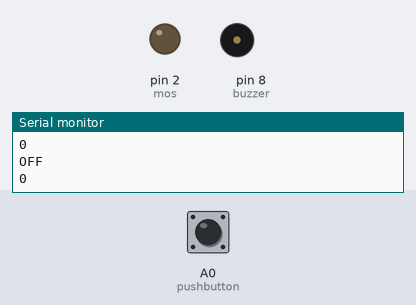
Recording of a sketch running on a simulated Arduino Uno, built with avr-gcc and run on an emulated ATmega328P. Shown: output pins drawn as LEDs (lit = HIGH), buzzer (waves = sounding), the last lines printed to the serial monitor. The test bench sets the inputs (shaded band); at power-on: A0 (pushbutton) LOW.

Above: at 2.2 s.
2.3 s: A0 (pushbutton) pulled HIGH for 0.15 s
At 2.57 s:
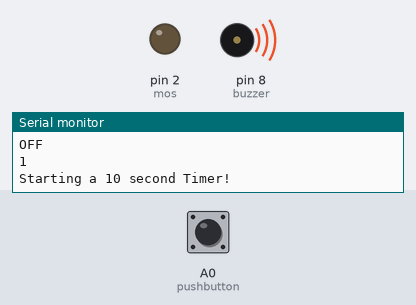
At 13.6 s:
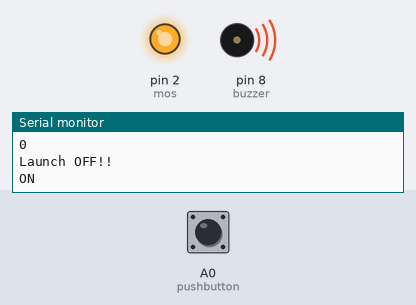
Timing chart, 0 to 16.8 s (numbered marks = the images above; inputs shaded):
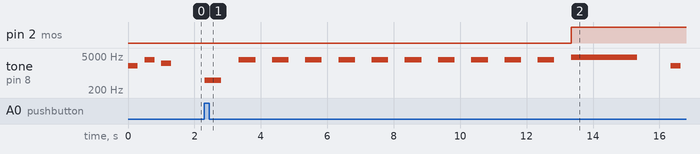

Measured:
- after the input at 2.3 s, pin 2 (mos): LOW → HIGH after 11.0 s; tone on pin 8 (buzzer): plays 500 Hz for 0.50 s, 3500 Hz for 0.50 s, 3500 Hz for 0.50 s, 3500 Hz for 0.50 s, 3500 Hz for 0.50 s, 3500 Hz for 0.50 s … (13 notes in this stretch), starting at once
- by itself, tone on pin 8 (buzzer): plays 2000 Hz for 0.30 s, 3500 Hz for 0.30 s, 2500 Hz for 0.30 s

The sketch:

MOSFET_Switch.ino
```cpp
#define mos 2
#define pushbutton A0
#define buzzer 8
#define LED 12

int buttonState = 0;

void setup() {

  pinMode(mos, OUTPUT);
  pinMode(pushbutton, INPUT);

  Serial.begin(9600);


    tone(buzzer, 2000, 300);
    delay(500);
    tone(buzzer, 3000, 300);
    tone(buzzer, 3500, 300);
    delay(500);
    tone(buzzer, 2500, 300);

}

void loop() {

  buttonState = digitalRead(pushbutton);
  digitalWrite(mos, LOW); //Set Mos pin LOW, dont launch by accident!!

  Serial.println(buttonState);

  digitalWrite(LED, LOW);

  if (buttonState == HIGH) {
    tone(buzzer, 500, 500);
  digitalWrite(LED, HIGH);

    Serial.println("Starting a 10 second Timer!");
    delay(1000);
      digitalWrite(LED, LOW);


    tone(buzzer, 3500, 500);
    Serial.println("9");
    delay(1000);
      digitalWrite(LED, HIGH);


    tone(buzzer, 3500, 500);
    Serial.println("8");
    delay(1000);
      digitalWrite(LED, LOW);


    tone(buzzer, 3500, 500);
    Serial.println("7");
    delay(1000);
      digitalWrite(LED, LOW);


    tone(buzzer, 3500, 500);
    Serial.println("6");
    delay(1000);
      digitalWrite(LED, LOW);


    tone(buzzer, 3500, 500);

    Serial.println("5");
    delay(1000);
      digitalWrite(LED, HIGH);


    tone(buzzer, 3500, 500);
    Serial.println("4");
    delay(1000);
  digitalWrite(LED, LOW);

    tone(buzzer, 3500, 500);
    Serial.println("3");
    delay(1000);
  digitalWrite(LED, HIGH);

    tone(buzzer, 3500, 500);
    Serial.println("2");
    delay(1000);
      digitalWrite(LED, LOW);


    tone(buzzer, 3500, 500);

    Serial.println("1");
    delay(1000);
  digitalWrite(LED, HIGH);

    tone(buzzer, 3500, 500);
    Serial.println("0");
    delay(1000);
  digitalWrite(LED, LOW);

    tone(buzzer, 4500, 2000);
    Serial.println("Launch OFF!!");
  digitalWrite(LED, HIGH);

    Serial.println("ON");
    digitalWrite(mos, HIGH);
    delay(3000);

    tone(buzzer, 2000, 300);
    delay(500);
    tone(buzzer, 3000, 300);
    tone(buzzer, 3500, 300);
    delay(500);
    tone(buzzer, 2500, 300);

  }

  buttonState = 0; //Wait for switct again. RESET

  Serial.println("OFF");
  digitalWrite(mos, LOW);
}
```
